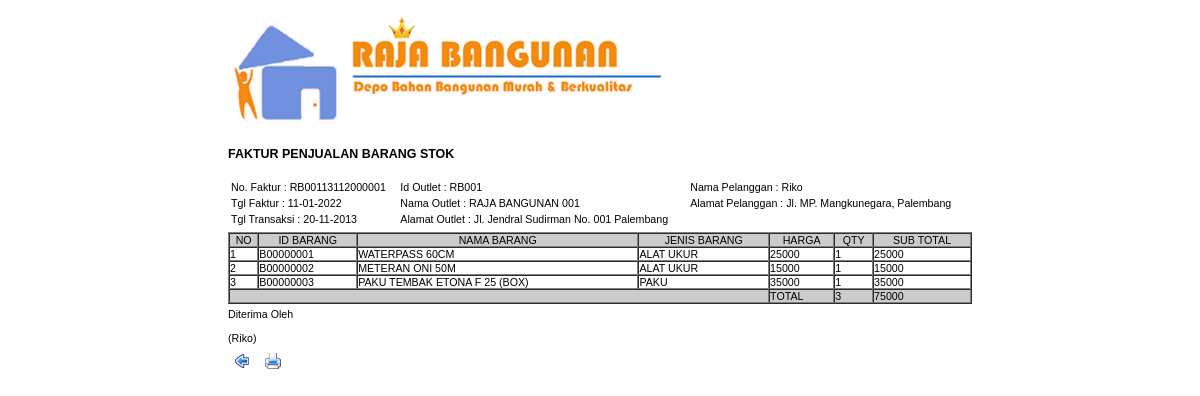
The page /outlet/penjualan/faktur_penjualan.php?id_trx=RB00113112000001 on the database its author committed.
### tables this page shows
CREATE TABLE IF NOT EXISTS `penjualan` (
  `id_jual` varchar(30) NOT NULL,
  `tgl_jual` date NOT NULL,
  `pelanggan` varchar(30) NOT NULL,
  `alamat` varchar(300) NOT NULL,
  `id_outlet` varchar(16) NOT NULL,
  `total` int(11) NOT NULL,
  `time` timestamp NOT NULL DEFAULT CURRENT_TIMESTAMP ON UPDATE CURRENT_TIMESTAMP,
  `ket` varchar(20) NOT NULL,
  PRIMARY KEY (`id_jual`)
);

CREATE TABLE IF NOT EXISTS `outlet` (
  `id_outlet` varchar(16) NOT NULL,
  `nm_outlet` varchar(30) NOT NULL,
  `almt_outlet` varchar(100) NOT NULL,
  `tlp_outlet` varchar(12) NOT NULL,
  `password` varchar(15) NOT NULL,
  PRIMARY KEY (`id_outlet`)
);

CREATE TABLE IF NOT EXISTS `barang` (
  `id_barang` varchar(16) NOT NULL,
  `id_jenis` varchar(10) NOT NULL,
  `nm_barang` varchar(30) NOT NULL,
  `stok` int(11) NOT NULL,
  `hrg_beli` int(11) NOT NULL,
  `hrg_jual` int(11) NOT NULL,
  PRIMARY KEY (`id_barang`)
);

CREATE TABLE IF NOT EXISTS `detail_jual` (
  `no` int(11) NOT NULL AUTO_INCREMENT,
  `id_jual` varchar(30) NOT NULL,
  `id_barang` varchar(16) NOT NULL,
  `stok_awal` int(11) NOT NULL,
  `jml` int(11) NOT NULL,
  `hrg_jual` int(11) NOT NULL,
  `sub_total` int(11) NOT NULL,
  `time` timestamp NOT NULL DEFAULT CURRENT_TIMESTAMP ON UPDATE CURRENT_TIMESTAMP,
  PRIMARY KEY (`no`)
);

CREATE TABLE IF NOT EXISTS `jenis_barang` (
  `id_jenis` varchar(10) NOT NULL,
  `nm_jenis` varchar(30) NOT NULL,
  PRIMARY KEY (`id_jenis`)
);

### outlet/penjualan/faktur_penjualan.php (the view, shortened to what this page needs)
<?php
$id_trx=$_GET['id_trx'];
$tb=$_GET['tb'];
$query="SELECT * FROM barang,jenis_barang,detail_jual WHERE barang.id_barang=detail_jual.id_barang AND barang.id_jenis=jenis_barang.id_jenis
AND detail_jual.id_jual='$id_trx'";
$sql=mysql_query($query);
$sql_outlet=mysql_query("SELECT * FROM penjualan,outlet WHERE penjualan.id_jual='$id_trx' AND outlet.id_outlet=penjualan.id_outlet");
$rows_outlet=mysql_fetch_array($sql_outlet);
$id_outlet=$rows_outlet['id_outlet'];
$nm_outlet=$rows_outlet['nm_outlet'];
$almt_outlet=$rows_outlet['almt_outlet'];
$nm_pelanggan=$rows_outlet['pelanggan'];
$almt_pelanggan=$rows_outlet['alamat'];
$tgl_trx=$rows_outlet['tgl_jual'];
$tgl=substr($tgl_trx,-2);
$bln=substr($tgl_trx,-5,2);
$thn=substr($tgl_trx,-10,4);
?>
<!DOCTYPE html PUBLIC "-//W3C//DTD XHTML 1.0 Transitional//EN" "http://www.w3.org/TR/xhtml1/DTD/xhtml1-transitional.dtd">
<html xmlns="http://www.w3.org/1999/xhtml">
<head>
<link rel="stylesheet" type="text/css" href="../../jquery_easyui/themes/default/easyui.css">
<link rel="stylesheet" type="text/css" href="../../jquery_easyui/themes/icon.css">
</head>
<body>
<table width="750" border="0" align="center">
  <tr>
    <td><img src="../../mycss/images/logo.png" width="513" height="120" /></td>
  </tr>
  <tr>
    <td><h3 style="text-transform:uppercase">
    faktur penjualan barang stok <?php echo $tb; ?>
    </h3></td>
  </tr>
  <tr>
    <td><table width="100%" border="0">
      <tr>
        <td>No. Faktur : <?php echo $id_trx; ?></td>
        <td>Id Outlet : <?php echo $id_outlet; ?></td>
        <td>Nama Pelanggan : <?php echo $nm_pelanggan; ?></td>
      </tr>
      <tr>
        <td>Tgl Faktur : <?php echo date('d-m-Y'); ?> </td>
        <td>Nama Outlet : <?php echo $nm_outlet; ?></td>
        <td>Alamat Pelanggan : <?php echo $almt_pelanggan; ?></td>
      </tr>
      <tr>
        <td>Tgl Transaksi : <?php echo $tgl."-".$bln."-".$thn; ?></td>
        <td>Alamat Outlet : <?php echo $almt_outlet; ?></td>
        <td>&nbsp;</td>
      </tr>
    </table></td>
  </tr>
  <tr>
    <td><table width="100%" border="1" cellspacing="0" cellpadding="0">
      <tr>
        <td align="center" bgcolor="#CCCCCC">NO</td>
        <td align="center" bgcolor="#CCCCCC">ID BARANG</td>
        <td align="center" bgcolor="#CCCCCC">NAMA BARANG</td>
        <td align="center" bgcolor="#CCCCCC">JENIS BARANG</td>
        <td align="center" bgcolor="#CCCCCC">HARGA</td>
        <td align="center" bgcolor="#CCCCCC">QTY</td>
        <td align="center" bgcolor="#CCCCCC">SUB TOTAL</td>
      </tr>
     <?php
	 $i=0;
	 $total_jumlah=0;
	 $total_harga=0;
	  while($rows=mysql_fetch_array($sql)){
		  $id_barang=$rows['id_barang'];
		  $nm_barang=$rows['nm_barang'];
		  $jumlah=$rows['jml'];
		  $jenis=$rows['nm_jenis'];
		  $harga=$rows['hrg_jual'];
		  $sub_total=$rows['sub_total'];
		  $total_jumlah=$total_jumlah+$jumlah;
		  $total_harga=$total_harga+$sub_total;
		  $i++;
	  ?>
      <tr>
        <td><?php echo $i; ?></td>
        <td><?php echo $id_barang; ?></td>
        <td><?php echo $nm_barang; ?></td>
        <td><?php echo $jenis; ?></td>
        <td><?php echo $harga; ?></td>
        <td><?php echo $jumlah; ?></td>
        <td><?php echo $sub_total; ?></td>
      </tr>
      <?php } ?>
      <tr>
        <td colspan="4" bgcolor="#CCCCCC">&nbsp;</td>
        <td bgcolor="#CCCCCC">TOTAL</td>
        <td bgcolor="#CCCCCC"><?php echo $total_jumlah; ?></td>
        <td bgcolor="#CCCCCC"><?php echo $total_harga; ?></td>
      </tr>
    </table></td>
  </tr>
  <tr>
    <td>Diterima Oleh<br />
    <br />
    (<?php echo $nm_pelanggan; ?>)</td>
  </tr>
  <tr>
    <td>
    <div id="button">
    <a href="penjualan.php?tb=<?php echo $tb; ?>" class="easyui-linkbutton" iconCls="icon-back" plain="true"></a>
<a href="#" class="easyui-linkbutton" iconCls="icon-print" plain="true" onclick="print();"></a>
</div>
    </td>
  </tr>
</table>
</body>
</html>

### outlet/penjualan/faktur_penjualan.php (style rules this page uses)
body { font-family: Arial, Helvetica, sans-serif; font-size: 8pt; }

### rows shown on the page
penjualan: id_outlet.id_outlet "RB001", pelanggan "Riko", id_outlet.nm_outlet "RAJA BANGUNAN 001", alamat "Jl. MP. Mangkunegara, Palembang", tgl_jual "20", tgl_jual "11", tgl_jual "2013", id_outlet.almt_outlet "Jl. Jendral Sudirman No. 001 Palembang"
barang: detail_jual.id_barang "B00000001", nm_barang "WATERPASS 60CM", id_jenis.nm_jenis "ALAT UKUR", detail_jual.hrg_jual "25000", detail_jual.jml "1", detail_jual.sub_total "25000"
barang: detail_jual.id_barang "B00000002", nm_barang "METERAN ONI 50M", id_jenis.nm_jenis "ALAT UKUR", detail_jual.hrg_jual "15000", detail_jual.jml "1", detail_jual.sub_total "15000"
barang: detail_jual.id_barang "B00000003", nm_barang "PAKU TEMBAK ETONA F 25 (BOX)", id_jenis.nm_jenis "PAKU", detail_jual.hrg_jual "35000", detail_jual.jml "1", detail_jual.sub_total "35000"

### other values the page prints
$id_trx "RB00113112000001"
$total_jumlah "3"
$total_harga "75000"
